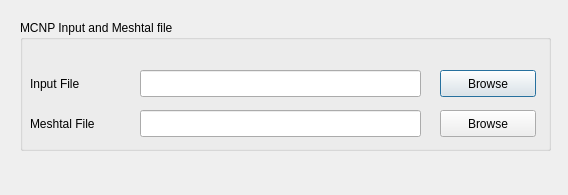
<?xml version="1.0" encoding="UTF-8"?>
<ui version="4.0">
 <class>MCMESHTRANGUI_ReadMCNPFmeshDlg</class>
 <widget class="QDialog" name="MCMESHTRANGUI_ReadMCNPFmeshDlg">
  <property name="geometry">
   <rect>
    <x>0</x>
    <y>0</y>
    <width>568</width>
    <height>195</height>
   </rect>
  </property>
  <property name="sizePolicy">
   <sizepolicy hsizetype="Minimum" vsizetype="Minimum">
    <horstretch>0</horstretch>
    <verstretch>0</verstretch>
   </sizepolicy>
  </property>
  <property name="minimumSize">
   <size>
    <width>568</width>
    <height>195</height>
   </size>
  </property>
  <property name="baseSize">
   <size>
    <width>0</width>
    <height>0</height>
   </size>
  </property>
  <property name="windowTitle">
   <string>Load File</string>
  </property>
  <widget class="QGroupBox" name="groupBox">
   <property name="geometry">
    <rect>
     <x>20</x>
     <y>20</y>
     <width>531</width>
     <height>131</height>
    </rect>
   </property>
   <property name="title">
    <string>MCNP Input and Meshtal file</string>
   </property>
   <widget class="QLabel" name="label_6">
    <property name="geometry">
     <rect>
      <x>10</x>
      <y>50</y>
      <width>91</width>
      <height>27</height>
     </rect>
    </property>
    <property name="text">
     <string>Input File</string>
    </property>
   </widget>
   <widget class="QLabel" name="label_7">
    <property name="geometry">
     <rect>
      <x>10</x>
      <y>90</y>
      <width>91</width>
      <height>27</height>
     </rect>
    </property>
    <property name="text">
     <string>Meshtal File</string>
    </property>
   </widget>
   <widget class="QLineEdit" name="rmf_le_inp">
    <property name="geometry">
     <rect>
      <x>120</x>
      <y>50</y>
      <width>281</width>
      <height>27</height>
     </rect>
    </property>
    <property name="maximumSize">
     <size>
      <width>300</width>
      <height>16777215</height>
     </size>
    </property>
    <property name="readOnly">
     <bool>false</bool>
    </property>
   </widget>
   <widget class="QLineEdit" name="rmf_le_meshtal">
    <property name="geometry">
     <rect>
      <x>120</x>
      <y>90</y>
      <width>281</width>
      <height>27</height>
     </rect>
    </property>
    <property name="maximumSize">
     <size>
      <width>300</width>
      <height>16777215</height>
     </size>
    </property>
    <property name="readOnly">
     <bool>false</bool>
    </property>
   </widget>
   <widget class="QPushButton" name="rmf_pb_inpbrw">
    <property name="geometry">
     <rect>
      <x>420</x>
      <y>50</y>
      <width>96</width>
      <height>27</height>
     </rect>
    </property>
    <property name="text">
     <string>Browse</string>
    </property>
   </widget>
   <widget class="QPushButton" name="rmf_pb_meshtalbrw">
    <property name="geometry">
     <rect>
      <x>420</x>
      <y>90</y>
      <width>96</width>
      <height>27</height>
     </rect>
    </property>
    <property name="text">
     <string>Browse</string>
    </property>
   </widget>
  </widget>
 </widget>
 <resources/>
 <connections/>
</ui>
